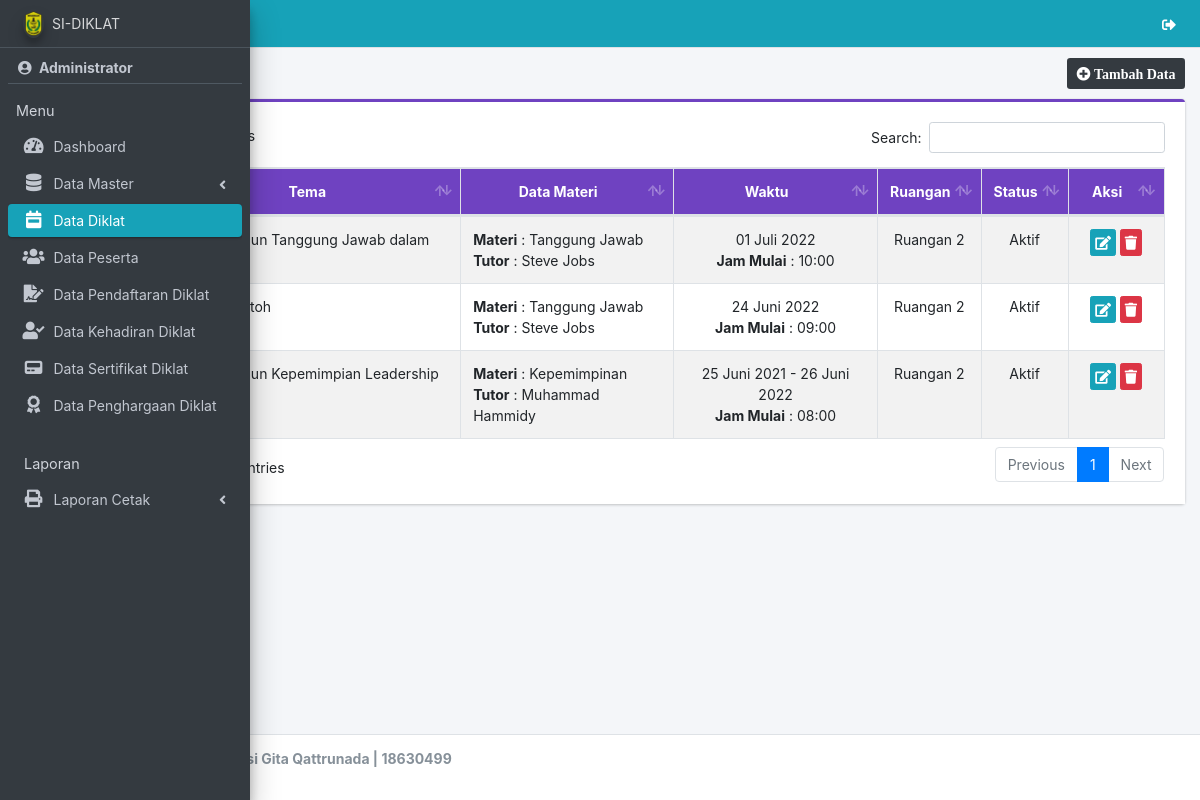
The page /admin/diklat/index.php (signed in) on the database as committed earlier.
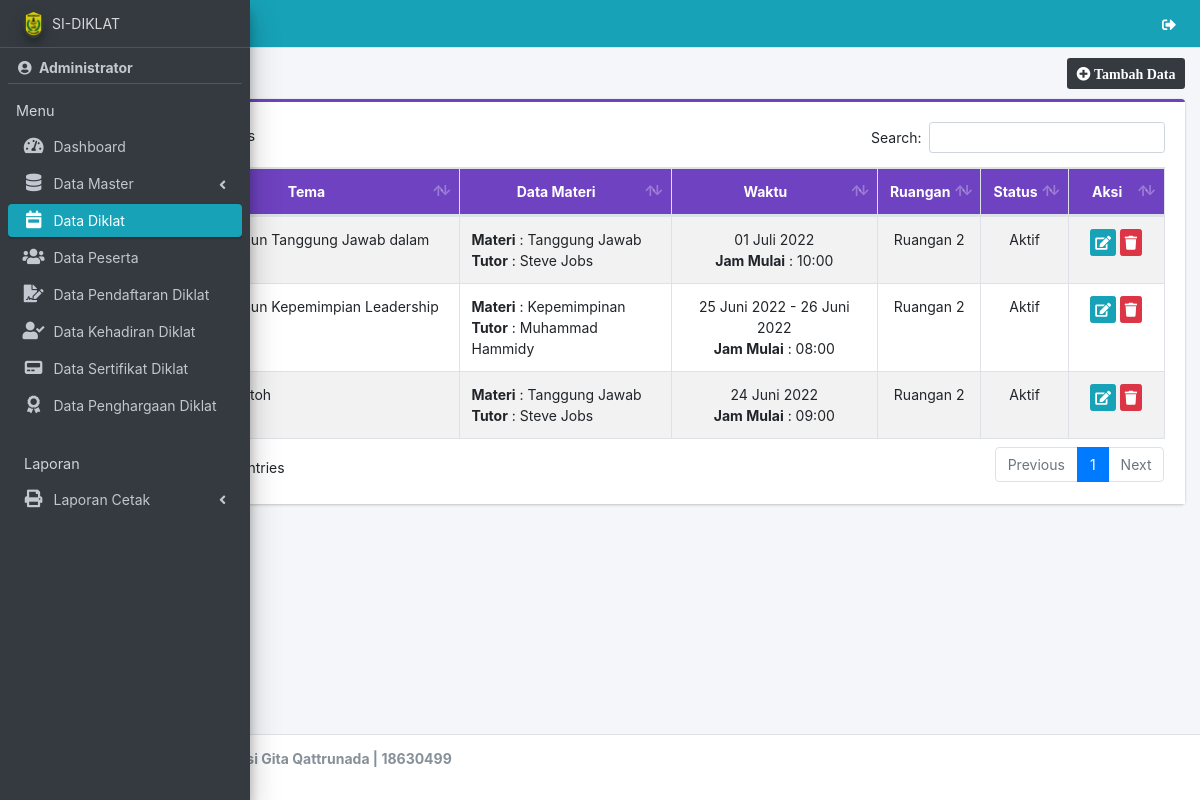
The same page on the database as committed later.
### tables this page shows
CREATE TABLE `diklat` (
  `id_diklat` int(11) NOT NULL,
  `tema` varchar(100) NOT NULL,
  `id_materi` int(11) NOT NULL,
  `id_tutor` int(11) NOT NULL,
  `tgl_mulai` date NOT NULL,
  `tgl_selesai` date NOT NULL,
  `jam_mulai` varchar(10) NOT NULL,
  `id_ruangan` int(11) NOT NULL,
  `sts` char(1) NOT NULL
);

CREATE TABLE `materi` (
  `id_materi` int(11) NOT NULL,
  `nm_materi` varchar(50) NOT NULL
);

CREATE TABLE `tutor` (
  `id_tutor` int(11) NOT NULL,
  `nm_tutor` varchar(50) NOT NULL,
  `pendidikan` varchar(30) NOT NULL,
  `jabatan` varchar(50) NOT NULL,
  `hp_tutor` varchar(20) NOT NULL,
  `email_tutor` varchar(50) NOT NULL,
  `domisili` varchar(50) NOT NULL
);

CREATE TABLE `ruangan` (
  `id_ruangan` int(11) NOT NULL,
  `nm_ruangan` varchar(50) NOT NULL
);

### app/config.php (called while the page is built, shortened)
<?php
function tgl($tanggal)
{
  $bulan = array(
    1 =>   'Januari',
    'Februari',
    'Maret',
    'April',
    'Mei',
    'Juni',
    'Juli',
    'Agustus',
    'September',
    'Oktober',
    'November',
    'Desember'
  );
  $pecahkan = explode('-', $tanggal);
  return $pecahkan[2] . ' ' . $bulan[(int) $pecahkan[1]] . ' ' . $pecahkan[0];
}

### admin/diklat/index.php (the view, shortened to what the changed rows need)
<?php
require '../../app/config.php';
include_once '../../template/header.php';
?>
<div class="content-wrapper">
    <section class="content">
        <div class="container-fluid">
            <div class="row">
                <div class="col-md-12">
                    <div class="card card-purple card-outline">
                        <div class="card-body" style="background-color: white;">
                            <div class="table-responsive">
                                <table id="example1" class="table table-bordered table-striped dataTable">
                                    <thead class="bg-purple">
                                        <tr align="center">
                                            <th>No</th>
                                            <th>Tema</th>
                                            <th>Data Materi</th>
                                            <th>Waktu</th>
                                            <th>Ruangan</th>
                                            <th>Status</th>
                                            <th>Aksi</th>
                                        </tr>
                                    </thead>
                                    <tbody>
                                        <?php
                                        $no = 1;
                                        $data = $con->query("SELECT * FROM diklat a JOIN materi b ON a.id_materi = b.id_materi JOIN tutor c ON a.id_tutor = c.id_tutor JOIN ruangan d ON a.id_ruangan = d.id_ruangan ORDER BY tgl_mulai DESC");
                                        while ($row = $data->fetch_array()) {
                                        ?>
                                            <tr>
                                                <td align="center" width="5%"><?= $no++ ?></td>
                                                <td><?= $row['tema'] ?></td>
                                                <td>
                                                    <b>Materi</b> : <?= $row['nm_materi'] ?><br>
                                                    <b>Tutor</b> : <?= $row['nm_tutor'] ?>
                                                </td>
                                                <td align="center">
                                                    <?php if ($row['tgl_mulai'] == $row['tgl_selesai']) { ?>
                                                        <?= tgl($row['tgl_mulai']) ?>
                                                    <?php } else { ?>
                                                        <?= tgl($row['tgl_mulai']) . ' - ' . tgl($row['tgl_selesai']) ?>
                                                    <?php } ?>
                                                    <br>
                                                    <b>Jam Mulai</b> : <?= $row['jam_mulai'] ?>
                                                </td>
                                                <td align="center"><?= $row['nm_ruangan'] ?></td>
                                                <td align="center">
                                                    <?php if ($row['sts'] == 1) {
                                                        echo 'Aktif';
                                                    } else {
                                                        echo 'Non Aktif';
                                                    } ?>
                                                </td>
                                                <td align="center" width="9%">
                                                    <a href="edit?id=<?= $row[0] ?>" class="btn btn-info btn-xs" title="Edit"><i class="fa fa-edit"></i></a>
                                                    <a href="hapus?id=<?= $row[0] ?>" class="btn btn-danger btn-xs alert-hapus" title="Hapus"><i class="fa fa-trash"></i> </a>
                                                </td>
                                            </tr>
                                        <?php } ?>
                                    </tbody>
                                </table>
                            </div>
                        </div>
                    </div>
                </div>
            </div>
        </div>
    </section>
</div>
<?php
include_once '../../template/footer.php';
?>

Rows that differ between the two databases and show on the page:
changed diklat "Membangun Kepemimpian Leadership": tgl_mulai "25 Juni 2021" → "25 Juni 2022"; moves up the list
